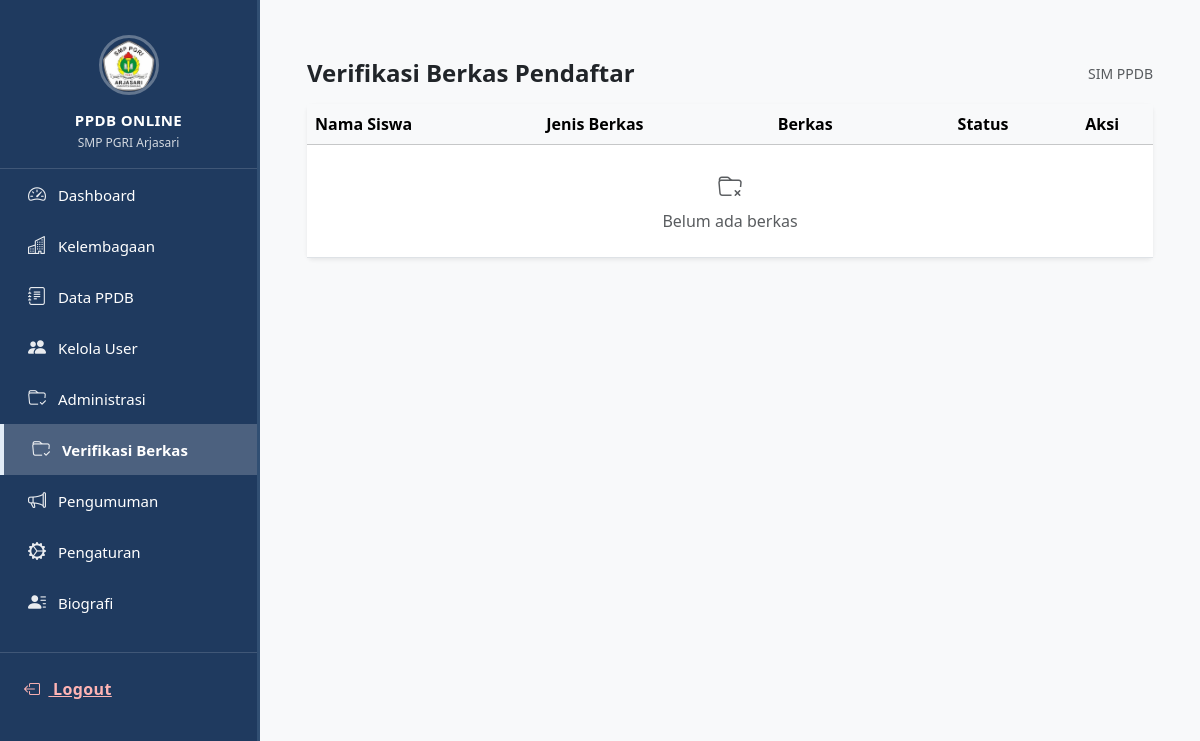
The page /dashboard/verifikasiBerkas (signed in) on the database as committed earlier.
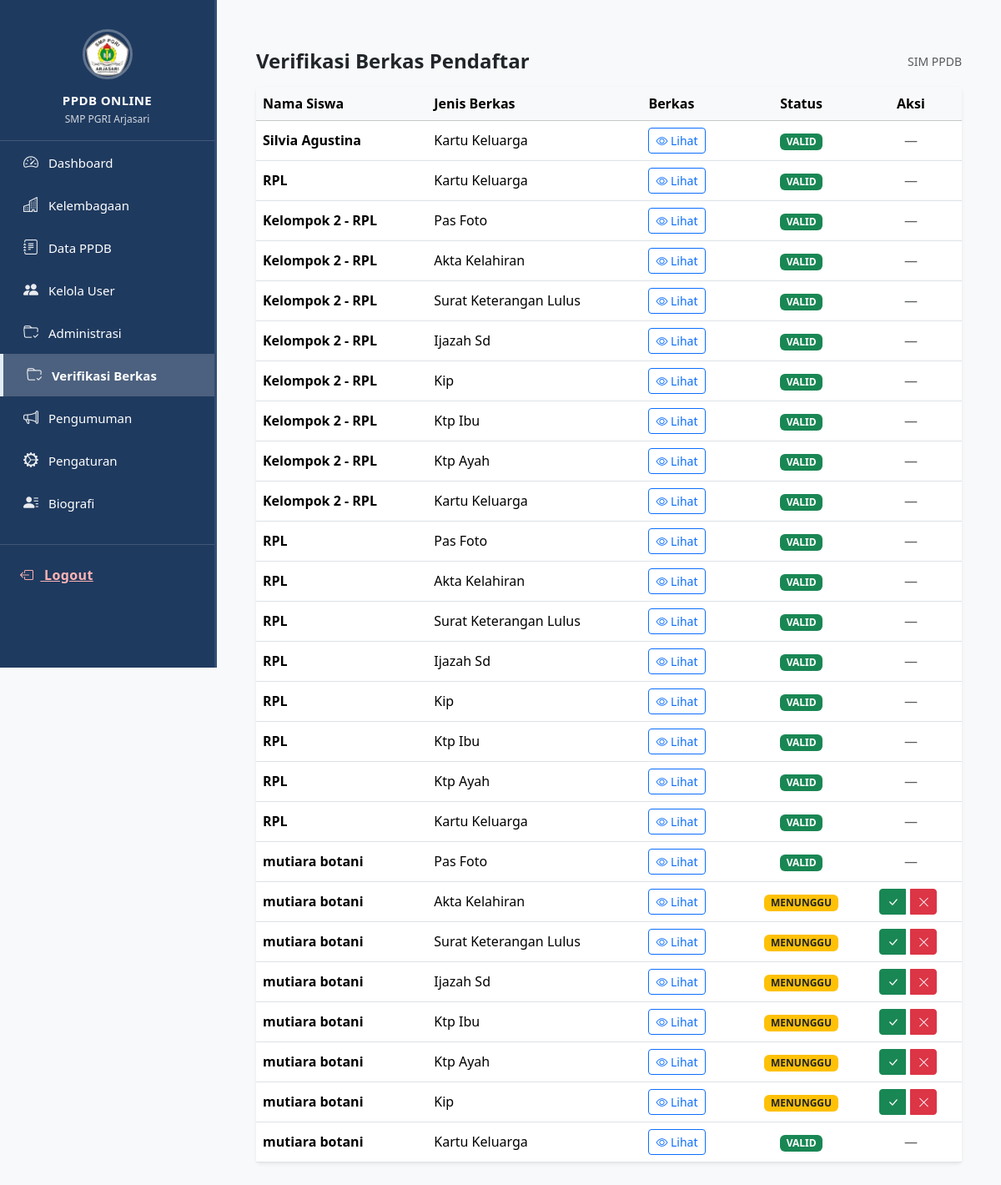
The same page on the database as committed later.
### tables this page shows
CREATE TABLE `berkas_pendaftar` (
  `id_berkas` int NOT NULL,
  `id_pendaftar` int NOT NULL,
  `jenis_berkas` enum('kartu_keluarga','ktp_ayah','ktp_ibu','kip','ijazah_sd','surat_keterangan_lulus','akta_kelahiran','pas_foto') NOT NULL,
  `lokasi_berkas` varchar(255) NOT NULL,
  `status_berkas` enum('menunggu','valid','invalid') DEFAULT 'menunggu',
  `uploaded_at` timestamp NULL DEFAULT CURRENT_TIMESTAMP
);

CREATE TABLE `pendaftar` (
  `id_pendaftar` int NOT NULL,
  `id_pengguna` int DEFAULT NULL,
  `nik` varchar(16) DEFAULT NULL,
  `nisn` varchar(10) DEFAULT NULL,
  `nama_lengkap` varchar(100) DEFAULT NULL,
  `jenis_kelamin` enum('Laki-laki','Perempuan') DEFAULT NULL,
  `tempat_lahir` varchar(50) DEFAULT NULL,
  `tanggal_lahir` date DEFAULT NULL,
  `agama` enum('Islam','Kristen','Katolik','Hindu','Budha','Konghucu','Lainnya') DEFAULT NULL,
  `alamat` text,
  `status_tinggal` enum('bersama_ortu','wali','kost','asrama','lainnya') DEFAULT 'bersama_ortu',
  `asal_sekolah` varchar(100) DEFAULT NULL,
  `anak_ke` int DEFAULT NULL,
  `jumlah_saudara` int DEFAULT NULL,
  `status_anak` enum('kandung','tiri','angkat') NOT NULL,
  `yatim_status` enum('bukan','yatim','piatu','yatim_piatu') DEFAULT 'bukan',
  `bahasa_rumah` varchar(100) DEFAULT NULL,
  `tinggi_badan` int DEFAULT NULL,
  `berat_badan` int DEFAULT NULL,
  `penyakit` text,
  `tahun_lulus` year DEFAULT NULL,
  `nomor_hp` varchar(20) DEFAULT NULL,
  `email` varchar(100) DEFAULT NULL,
  `tanggal_daftar` timestamp NULL DEFAULT CURRENT_TIMESTAMP,
  `status_data` enum('belum_lengkap','lengkap','terverifikasi') DEFAULT 'belum_lengkap'
);

### app/controllers/DashboardController.php (called while the page is built, shortened)
<?php
require_once __DIR__ . '/../models/Berkas.php';
class DashboardController {
    public function verifikasiBerkas()
    {
        $berkas = new Berkas();
        $list = $berkas->getAllForAdmin();
        require __DIR__ . '/../views/admin/layout_admin.php';
    }
}

### core/Router.php (called while the page is built, shortened)
<?php
class Router {
    private $routes = [];
    public function get($uri, $action){
        $this->routes['GET'][$uri] = $action;
    }
    public function post($uri, $action){
        $this->routes['POST'][$uri] = $action;
    }
    public function run(){
        $uri = parse_url($_SERVER['REQUEST_URI'], PHP_URL_PATH);
        $method = $_SERVER['REQUEST_METHOD'];
        $route = $this->routes[$method][$uri] ?? null;
        list($controller, $method) = explode('@', $route);
        $object = new $controller;
        return $object->$method();
    }
}

### index.php (called while the page is built, shortened)
<?php
require_once __DIR__ . "/core/Config.php";
require_once __DIR__ . "/core/Router.php";
$router = new Router();
$router->get('/', 'AuthController@homepage');
$router->get('/login', 'AuthController@login');
$router->post('/login', 'AuthController@processLogin');
$router->get('/register', 'AuthController@register');
$router->post('/register/process', 'AuthController@processRegister');
$router->get('/dashboard', 'DashboardController@index');
$router->get('/dashboard/kelembagaan', 'DashboardController@kelembagaan');
$router->get('/dashboard/data_ppdb', 'DashboardController@dataPPDB');
$router->get('/dashboard/users', 'DashboardController@users');
$router->get('/dashboard/user/create', 'DashboardController@createUser');
$router->post('/dashboard/user/store', 'DashboardController@storeUser');
$router->get('/admin/dashboard', 'DashboardController@index');
$router->get('/siswa/dashboard', 'DashboardController@index');
$router->get('/dashboard/pembayaran/hapus', 'DashboardController@hapusPembayaran');
$router->get('/dashboard/hapusPembayaran', 'DashboardController@hapusPembayaran');
$router->get('/dashboard/user/edit', 'DashboardController@editUser');
$router->post('/dashboard/user/update', 'DashboardController@updateUser');
$router->post('/dashboard/updateUser', 'DashboardController@updateUser');
$router->get('/dashboard/user/delete', 'DashboardController@deleteUser');
$router->get('/dashboard/pengaturan', 'DashboardController@pengaturan');
$router->get('/dashboard/administrasi', 'DashboardController@administrasi');
$router->get('/dashboard/verifikasibayar', 'DashboardController@verifikasibayar');
$router->get('/dashboard/verifikasiBerkas', 'DashboardController@verifikasiBerkas');
$router->get('/dashboard/validBerkas', 'DashboardController@validBerkas');
$router->get('/dashboard/invalidBerkas', 'DashboardController@invalidBerkas');
$router->get('/dashboard/biografi', 'DashboardController@biografi');
$router->get('/admin/ppdb', 'DashboardController@index');
$router->get('/admin/ppdb/detail', 'DashboardController@detail');
$router->get('/admin/ppdb/edit', 'DashboardController@edit');
$router->post('/admin/ppdb/update', 'DashboardController@update');
$router->get('/admin/ppdb/delete', 'DashboardController@delete');
$router->get('/admin/ppdb/cetak', 'DashboardController@cetakPPDB');
$router->get('/dashboard/pengumuman', 'DashboardController@pengumuman');
$router->get('/siswa/formulir', 'FormulirController@index');
$router->post('/siswa/formulir/simpan', 'FormulirController@simpan');
$router->get('/siswa/formulir/cetak', 'FormulirController@cetak');
$router->get("/siswa/berkas_pendaftar", "BerkasController@index");
$router->post("/siswa/berkas/upload", "BerkasController@upload");
$router->get('/siswa/pembayaran', 'PembayaranController@index');
$router->post('/siswa/pembayaran/upload', 'PembayaranController@upload');
$router->get("/siswa/pengumuman", "PengumumanController@index");
$router->get('/forgot', 'AuthController@forgot');
$router->post('/forgot', 'AuthController@processForgot');
$router->get('/reset', 'AuthController@resetForm');
$router->post('/reset', 'AuthController@processReset');
$router->get('/logout', 'LogoutController@index');
$router->run();

### core/Config.php (called while the page is built, shortened)
<?php
class Config {
    private static $env = null;
    private static function loadEnv(){
        if(self::$env !== null){
            return;
        }
        self::$env = [];
        $path = __DIR__ . '/../.env';
        $file = file($path);
        foreach($file as $line){
            $line = trim($line);
            if(!$line || $line[0] == '#') continue;
            list($name, $value) = explode('=', $line, 2);
            $name  = trim($name);
            $value = trim($value);
            self::$env[$name] = $value;
        }
    }
    public static function env($key){
        return self::$env[$key] ?? null;
    }
}

### core/Database.php (called while the page is built, shortened)
<?php
require_once __DIR__ . '/Config.php';
class Database {
    public function __construct() {
        $host = Config::env('DB_HOST');
        $user = Config::env('DB_USER');
        $pass = Config::env('DB_PASS');
        $name = Config::env('DB_NAME');
        $this->conn = new mysqli($host, $user, $pass, $name);
    }
}

### app/models/Berkas.php (called while the page is built, shortened)
<?php
require_once __DIR__ . "/../../core/Database.php";
class Berkas extends Database {
        public function getAllForAdmin()
    {
        $sql = "SELECT
                    b.id_berkas,
                    b.id_pendaftar,
                    b.jenis_berkas,
                    b.lokasi_berkas,
                    b.status_berkas,
                    b.uploaded_at,
                    p.nama_lengkap
                FROM berkas_pendaftar b
                JOIN pendaftar p
                    ON b.id_pendaftar = p.id_pendaftar
                ORDER BY b.uploaded_at DESC";
        $result = $this->conn->query($sql);
        return $result ? $result->fetch_all(MYSQLI_ASSOC) : [];
    }
}

### app/views/admin/verifikasi_berkas.php (the view, shortened to what the changed rows need)
<!DOCTYPE html>
<html lang="id">
<head>
    <link href="https://cdn.jsdelivr.net/npm/bootstrap@5.3.3/dist/css/bootstrap.min.css" rel="stylesheet">
    <link href="https://cdn.jsdelivr.net/npm/bootstrap-icons@1.11.3/font/bootstrap-icons.css" rel="stylesheet">
</head>
<body class="bg-light">
    <div class="container-fluid mt-4">
        <div class="card shadow-sm border-0">
            <div class="card-body p-0">
                <div class="table-responsive">
                    <table class="table table-hover align-middle mb-0">
                        <thead class="table-light">
                            <tr>
                                <th>Nama Siswa</th>
                                <th>Jenis Berkas</th>
                                <th>Berkas</th>
                                <th class="text-center">Status</th>
                                <th class="text-center">Aksi</th>
                            </tr>
                        </thead>
                        <tbody>
                            <?php if (!empty($list)): ?>
                                <?php foreach ($list as $row): ?>
                                    <tr>
                                        <td class="fw-semibold">
                                            <?= htmlspecialchars($row['nama_lengkap']) ?>
                                        </td>
                                        <td>
                                            <?= ucwords(str_replace('_', ' ', $row['jenis_berkas'])) ?>
                                        </td>
                                        <td>
                                            <a href="/public/uploads/berkas/<?= htmlspecialchars($row['lokasi_berkas'] ?? '', ENT_QUOTES, 'UTF-8') ?>" target="_blank" class="btn btn-sm btn-outline-primary">
                                                <i class="bi bi-eye"></i> Lihat
                                            </a>
                                        </td>
                                        <td class="text-center">
                                            <?php
                                            $status = $row['status_berkas'];
                                            if ($status === 'valid') {
                                                echo '<span class="badge bg-success">VALID</span>';
                                            } elseif ($status === 'invalid') {
                                                echo '<span class="badge bg-danger">INVALID</span>';
                                            } else {
                                                echo '<span class="badge bg-warning text-dark">MENUNGGU</span>';
                                            }
                                            ?>
                                        </td>
                                        <td class="text-center">
                                            <?php if ($status === 'menunggu'): ?>
                                                <div class="btn-group btn-group-sm">
                                                    <a href="/dashboard/validBerkas?id=<?= $row['id_berkas'] ?>" class="btn btn-success" onclick="return confirm('Validkan berkas ini?')">
                                                        <i class="bi bi-check-lg"></i>
                                                    </a>
                                                    <a href="/dashboard/invalidBerkas?id=<?= $row['id_berkas'] ?>" class="btn btn-danger" onclick="return confirm('Tolak berkas ini?')">
                                                        <i class="bi bi-x-lg"></i>
                                                    </a>
                                                </div>
                                            <?php else: ?>
                                                <span class="text-muted">—</span>
                                            <?php endif; ?>
                                        </td>
                                    </tr>
                                <?php endforeach; ?>
                            <?php else: ?>
                                <tr>
                                    <td colspan="5" class="text-center text-muted py-4">
                                        <i class="bi bi-folder-x fs-4 d-block mb-1"></i>
                                        Belum ada berkas
                                    </td>
                                </tr>
                            <?php endif; ?>
                        </tbody>
                    </table>
                </div>
            </div>
        </div>
    </div>
</body>
</html>

Rows that differ between the two databases and show on the page:
added berkas_pendaftar: id_pendaftar.nama_lengkap "Silvia Agustina", jenis_berkas "Kartu Keluarga", status_berkas "VALID"
added berkas_pendaftar: id_pendaftar.nama_lengkap "RPL", jenis_berkas "Kartu Keluarga", status_berkas "VALID"
added berkas_pendaftar: id_pendaftar.nama_lengkap "Kelompok 2 - RPL", jenis_berkas "Pas Foto", status_berkas "VALID"
added berkas_pendaftar: id_pendaftar.nama_lengkap "Kelompok 2 - RPL", jenis_berkas "Akta Kelahiran", status_berkas "VALID"
added berkas_pendaftar: id_pendaftar.nama_lengkap "Kelompok 2 - RPL", jenis_berkas "Surat Keterangan Lulus", status_berkas "VALID"
added berkas_pendaftar: id_pendaftar.nama_lengkap "Kelompok 2 - RPL", jenis_berkas "Ijazah Sd", status_berkas "VALID"
added berkas_pendaftar: id_pendaftar.nama_lengkap "Kelompok 2 - RPL", jenis_berkas "Kip", status_berkas "VALID"
added berkas_pendaftar: id_pendaftar.nama_lengkap "Kelompok 2 - RPL", jenis_berkas "Ktp Ibu", status_berkas "VALID"
added berkas_pendaftar: id_pendaftar.nama_lengkap "Kelompok 2 - RPL", jenis_berkas "Ktp Ayah", status_berkas "VALID"
added berkas_pendaftar: id_pendaftar.nama_lengkap "Kelompok 2 - RPL", jenis_berkas "Kartu Keluarga", status_berkas "VALID"
added berkas_pendaftar: id_pendaftar.nama_lengkap "RPL", jenis_berkas "Pas Foto", status_berkas "VALID"
added berkas_pendaftar: id_pendaftar.nama_lengkap "RPL", jenis_berkas "Akta Kelahiran", status_berkas "VALID"
added berkas_pendaftar: id_pendaftar.nama_lengkap "RPL", jenis_berkas "Surat Keterangan Lulus", status_berkas "VALID"
added berkas_pendaftar: id_pendaftar.nama_lengkap "RPL", jenis_berkas "Ijazah Sd", status_berkas "VALID"
added berkas_pendaftar: id_pendaftar.nama_lengkap "RPL", jenis_berkas "Kip", status_berkas "VALID"
added berkas_pendaftar: id_pendaftar.nama_lengkap "RPL", jenis_berkas "Ktp Ibu", status_berkas "VALID"
added berkas_pendaftar: id_pendaftar.nama_lengkap "RPL", jenis_berkas "Ktp Ayah", status_berkas "VALID"
added berkas_pendaftar: id_pendaftar.nama_lengkap "RPL", jenis_berkas "Kartu Keluarga", status_berkas "VALID"
added berkas_pendaftar: id_pendaftar.nama_lengkap "mutiara botani", jenis_berkas "Pas Foto", status_berkas "VALID"
added berkas_pendaftar: id_pendaftar.nama_lengkap "mutiara botani", jenis_berkas "Akta Kelahiran", status_berkas "MENUNGGU"
added berkas_pendaftar: id_pendaftar.nama_lengkap "mutiara botani", jenis_berkas "Surat Keterangan Lulus", status_berkas "MENUNGGU"
added berkas_pendaftar: id_pendaftar.nama_lengkap "mutiara botani", jenis_berkas "Ijazah Sd", status_berkas "MENUNGGU"
added berkas_pendaftar: id_pendaftar.nama_lengkap "mutiara botani", jenis_berkas "Ktp Ibu", status_berkas "MENUNGGU"
added berkas_pendaftar: id_pendaftar.nama_lengkap "mutiara botani", jenis_berkas "Ktp Ayah", status_berkas "MENUNGGU"
added berkas_pendaftar: id_pendaftar.nama_lengkap "mutiara botani", jenis_berkas "Kip", status_berkas "MENUNGGU"
added berkas_pendaftar: id_pendaftar.nama_lengkap "mutiara botani", jenis_berkas "Kartu Keluarga", status_berkas "VALID"
Other text that changed with them:
text no longer shown: "Belum ada berkas"
